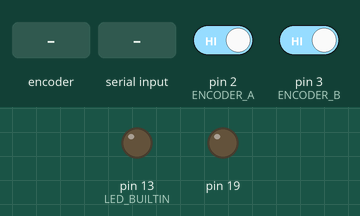
This sketch was run on a simulated Arduino Uno, built with avr-gcc and run on an emulated ATmega328P. On the bench: output pins drawn as LEDs (lit = HIGH). The test bench sets the inputs (shaded band); at power-on: pin 2 (ENCODER_A) HIGH, pin 3 (ENCODER_B) HIGH. What the sketch prints to the serial monitor is not drawn.

Above: at 5.0 s.
5.1 s: rotary encoder on pin 2 (ENCODER_A) / pin 3 (ENCODER_B) turned 1 step (first pin leading)
At 6.3 s:
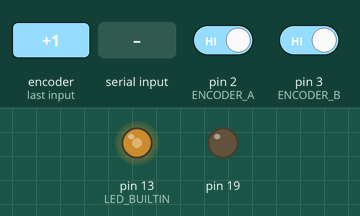
8.1 s: "r,45\n" received over Serial
11.1 s: rotary encoder on pin 2 (ENCODER_A) / pin 3 (ENCODER_B) turned 1 step (first pin leading)
14.1 s: "k90\n" received over Serial
17.1 s: "k" received over Serial
20.1 s: "k,45\n" received over Serial
Timing chart, 0 to 24.1 s (numbered marks = the images above; inputs shaded):
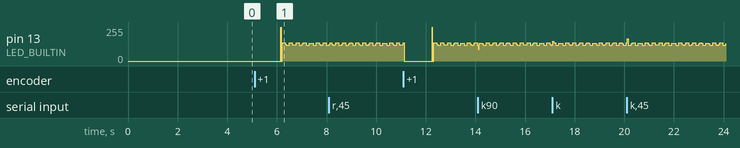

The sketch:

main.ino
```cpp
#include "motor.h"

#define ENCODER_A 2
#define ENCODER_B 3

// const int L298N_enA = 21;          // PWM
// const int L298N_in1 = 20;          // Dir Motor A
// const int L298N_in2 = 19;          // Dir Motor A
#define L298N_enA 21
#define L298N_in1 20
#define L298N_in2 19
#define COUNTS_PER_REV 449    // Encoder count per motor rotation
#define DEGREES_PER_REV 360
#define MILLISEC_2_SEC 1000
#define SEC_2_MIN     60
#define OUTPUT_MAX    255
#define OUTPUT_MIN    -255


// @@@@@@ NOTES ABOUT PROJECT
// Encoder counts 449 per motor rotation
// Encoder counts 22 per encoder rotation
// @@@@@@@ END NOTES

// encoder variables
volatile long motorPosition = 0;
unsigned long lastTime = 0;
long lastPosition = motorPosition;

// motor control
bool is_right_wheel_cmd = false;
bool is_right_wheel_forward = true;
bool is_cmd_complete = false;
char value[] = "000";
uint8_t value_idx = 0;
int MIN_PWM = 0;
int MAX_PWM = 255;
MotorController *RightMotor;

// physical
float wheel_radius_ = 0.034; // meters


// PID Control
const float epsilon = 0.01;               // radians per second, adjust based on your precision needs
float desiredSpeed = 0, actualSpeed = 0;
float integral = 0, previousError = 0;
int pwmSpeed;

// PID VALUES                             // MUST BE TUNED
float KP_SPEED = 0.6;
float KD_SPEED = 0.2;
float KI_SPEED = 0.4;

void writePID()
{
  Serial.print("kd: ");
  Serial.print(KD_SPEED);
  Serial.print(" kp: ");
  Serial.print(KP_SPEED);
  Serial.print(" ki: ");
  Serial.println(KI_SPEED);
}


// finds the minimum pwm value rotates the motor
int findMotorDeadBand(MotorController *motor) {
  int pwmVal = 1;
  long start = millis();
  while (motorPosition == 0) {
    motor->write(pwmVal);
    if (millis() - start > 40) {
      start = millis();
      pwmVal++;
      delay(100);
    }
  }
  Serial.print("The value for Deadband is: ");
  Serial.println(pwmVal);
  return pwmVal;
}

void updateMotorPosition(){
  if (digitalRead(ENCODER_B) != digitalRead(ENCODER_A))
  {
    motorPosition++;
  }
  else {
    motorPosition--;
  }
}

void setup() {
  Serial.begin(115200);
  pinMode(LED_BUILTIN, OUTPUT);

  // Motor initialization
  RightMotor = new MotorController(L298N_enA, L298N_in1, L298N_in2);

  attachInterrupt(digitalPinToInterrupt(ENCODER_A), updateMotorPosition, CHANGE);

  MIN_PWM = findMotorDeadBand(RightMotor);
  Serial.write("Deadband is:");
  Serial.write(MIN_PWM);

  RightMotor->write(0);
  delay(1000);
  motorPosition = 0;
  lastTime = millis();
}

void loop() {
  // Blink the onboard LED for status
  digitalWrite(LED_BUILTIN, !digitalRead(LED_BUILTIN));


  // The if statement below is used to get a serial command to give a desired speed for motors. It ovverrides desiredSpeed variable
  // and this variable will be used for PID control.
  if (Serial.available()) {
    char chr = Serial.read();
    if (chr == 'k')
    {
      char type = Serial.read();
      char val[5];
      int i = 0;
      while (Serial.available() && i < 5)
        val[i++] = Serial.read();

      float v = atof(val);
      if (type == 'p') KP_SPEED = v;
      else if (type == 'd') KD_SPEED = v;
      else if (type == 'i') KI_SPEED = v;
      else{
        Serial.println("There is no such a type");
      }
      writePID();
    }
    // Right Wheel Motor Command
    if (chr == 'r') {
      is_right_wheel_cmd = true;
      value_idx = 0;
      memset(value, '\0', sizeof(value));  // Reset the value array
    }
    // Positive direction
    else if (chr == 'p' && is_right_wheel_cmd) {
      if (!is_right_wheel_forward) {
        // Change direction to forward
        RightMotor->changeDir(1);
        is_right_wheel_forward = true;
      }
    }
    // Negative direction
    else if (chr == 'n' && is_right_wheel_cmd) {
      if (is_right_wheel_forward) {
        // Change direction to backward
        RightMotor->changeDir(0);
        is_right_wheel_forward = false;
      }
    }
    // Command Value Separator
    else if (chr == ',' && is_right_wheel_cmd) {
      desiredSpeed = atof(value);                           // value is in rad/s
      desiredSpeed = desiredSpeed;             // converted in deg/s
      Serial.print("Desired speed is");
      Serial.println(desiredSpeed);
      // Reset command flags
      is_right_wheel_cmd = false;
      value_idx = 0;
      value[0] = '0';
      value[1] = '0';
      value[2] = '.';
      value[3] = '0';
      value[4] = '0';
      value[5] = '\0';
    }
    // Command Value Input
    else if (value_idx < sizeof(value) - 1) {
      value[value_idx++] = chr;
    }
  }

  unsigned long now = millis();
  unsigned long dt = now - lastTime;

  if (dt >= 50) { // every 50 ms
    noInterrupts();
    long currentPosition = motorPosition;
    interrupts();

    long deltaPos = currentPosition - lastPosition;
    double revs = deltaPos / (float)COUNTS_PER_REV;
    float deltaTime = dt / 1000.0;

    actualSpeed = revs / deltaTime * 2 * M_PI; // current speed in rad/s

    lastPosition = currentPosition;
    lastTime = now;
  }

  float error = desiredSpeed - actualSpeed;
  Serial.print("Actual Speed is: ");
  Serial.print(actualSpeed);
  Serial.print(" desired speed: ");
  Serial.print(desiredSpeed);
  Serial.print(" error: ");
  Serial.print(error);
  float dt_seconds = dt / 1000.0;
  integral += error * dt_seconds;
  float derivative = (error - previousError) / dt_seconds;
  float output = KP_SPEED * error + KI_SPEED * integral + KD_SPEED * derivative;

  Serial.print(" output: ");
  Serial.print(output);
  previousError = error;

  if (fabs(error) < epsilon) {
    integral = 0;
  }

  int pwmValue = constrain(RadtoPwm(output + actualSpeed), 0, MAX_PWM);

  Serial.print(" new target pwm: ");
  Serial.print(RadtoPwm(output+actualSpeed));
  Serial.print(" new target rad/s: ");
  Serial.print((output+actualSpeed));

  Serial.print(" calculated pwm: ");
  Serial.println(pwmValue);

  RightMotor->write(pwmValue);

}

int RadtoPwm(float rad_per_sec)
{
  if (rad_per_sec == 0) return 0;
  if (rad_per_sec < 8) rad_per_sec = 8;
  if (rad_per_sec > 35) rad_per_sec = 35;

  int pwm = 0.011823*power(rad_per_sec, 3) - 0.56285*power(rad_per_sec, 2) + 10.6229*rad_per_sec - 4.66451;
  return pwm;
}

float power(float numb, uint8_t pow)
{
  float ans = numb;
  for (uint8_t i = 0; i < pow - 1; i++)
    ans *= numb;

  return ans;
}
```

motor.cpp
```cpp
#include "motor.h"

MotorController::MotorController(uint8_t pwm, uint8_t dir1, uint8_t dir2): _currentAngSpeed(0), _direction(1), _pinPwm(pwm), _pinDir1(dir1), _pinDir2(dir2){
  pinMode(_pinPwm, OUTPUT);
  pinMode(_pinDir1, OUTPUT);
  pinMode(_pinDir2, OUTPUT);
  changeDir(1);
}

void MotorController::changeDir(bool dir){
  _direction = dir;
  if (dir){
    digitalWrite(_pinDir1, HIGH);
    digitalWrite(_pinDir2, LOW);
  }
  else{
    digitalWrite(_pinDir1, LOW);
    digitalWrite(_pinDir2, HIGH);
  }
}

void MotorController::write(int pwm)
{
  analogWrite(_pinPwm, pwm);
}
void MotorController::write(int pwm, bool dir)
{
  changeDir(dir);
  write(pwm);
}

void MotorController::write(float ang_vel){ // ang_vel in terms of rad/s. needs to be converted to pwm
  if (ang_vel < 0)
    changeDir(0);
  else changeDir(1);
  // ang_vel should be converted into pwm.
  int pwm = ang_vel;
  write(pwm);
}
```

motor.h
```cpp
#ifndef Motor_h
#define Motor_h

#include "Arduino.h"
class MotorController
{
private:
  byte _pinPwm;
  byte _pinDir1;
  byte _pinDir2;
  float _currentAngSpeed;
  bool _direction; // if 0 ccw, if 1 cw

public:
  MotorController(){}
  MotorController(uint8_t pwm, uint8_t dir1, uint8_t dir2);
  void write(int pwm);
  void write(int pwm, bool dir);
  void write(float angular_velocity);
  void changeDir(bool direction);
  float GetAngSpeed() {return _currentAngSpeed;}
};


#endif
```
